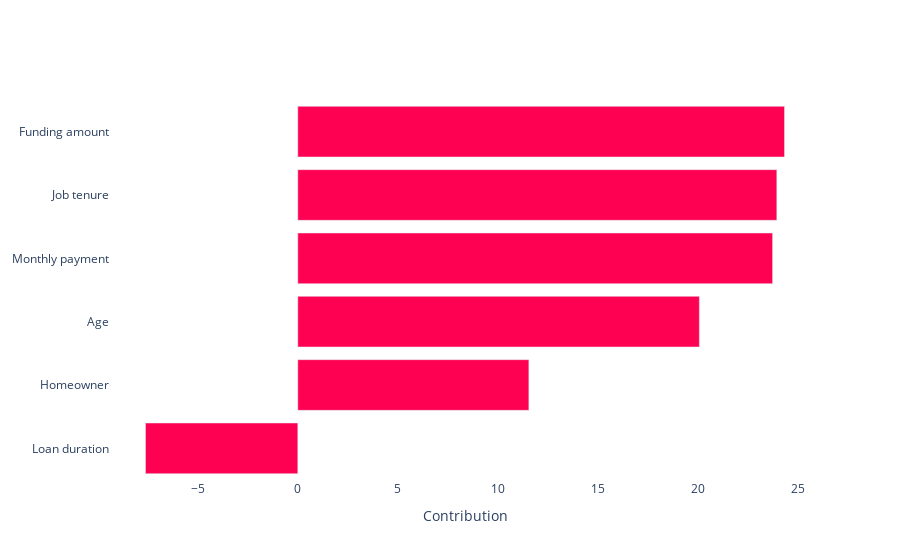

The notebook cell this image was saved under:
### Code cell
from src.part8 import xper_method

df2 = df.sample(500).drop(["ID", "Pred_default (y_hat)", "PD", "Group"], axis=1)
X_filtered = df2.drop("Default (y)", axis=1)
y_filtered = df2["Default (y)"]
 
X_train_filt, X_test_filt, y_train_filt, y_test_filt = train_test_split(X_filtered, y_filtered, test_size=0.15, random_state=42)

xper_method(model=cat_model, eval_metric="Accuracy", dataset=df2, target_col="Default (y)", X_train=X_train_filt, y_train=y_train_filt, X_test=X_test_filt, y_test=y_test_filt)

### Figure 1 — Plotly figure (JSON) as saved in the notebook; plotly's stock layout.template omitted (floating-point values rounded to 4 significant figures)
{"data": [{"marker": {"color": [24.3, 23.92, 23.71, 20.05, 11.54, -7.606], "colorscale": [[0, "rgb(255, 1, 82)"], [1, "rgb(255, 1, 82)"]]}, "orientation": "h", "type": "bar", "x": [24.3, 23.92, 23.71, 20.05, 11.54, -7.606], "y": ["Funding amount", "Job tenure", "Monthly payment", "Age", "Homeowner", "Loan duration"]}], "layout": {"plot_bgcolor": "white", "showlegend": false, "xaxis": {"title": {"text": "Contribution"}}, "yaxis": {"autorange": "reversed"}}}
